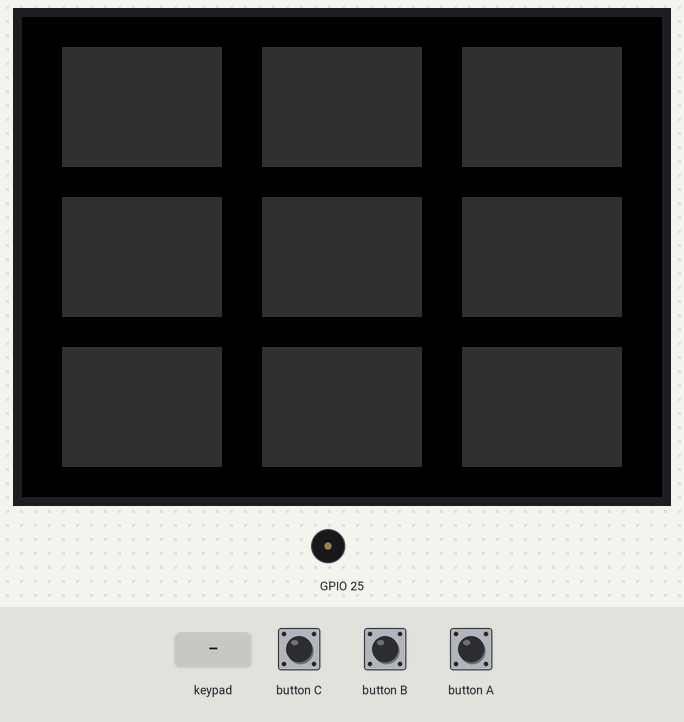
Bench run of a sketch on a simulated ESP32. Parts: 320×240 colour display, buzzer (waves = sounding). The test bench sets the inputs (shaded band). What the sketch prints to the serial monitor is not drawn.

Above: at 1.3 s.
1.4 s: key '0' pressed
At 1.53 s:
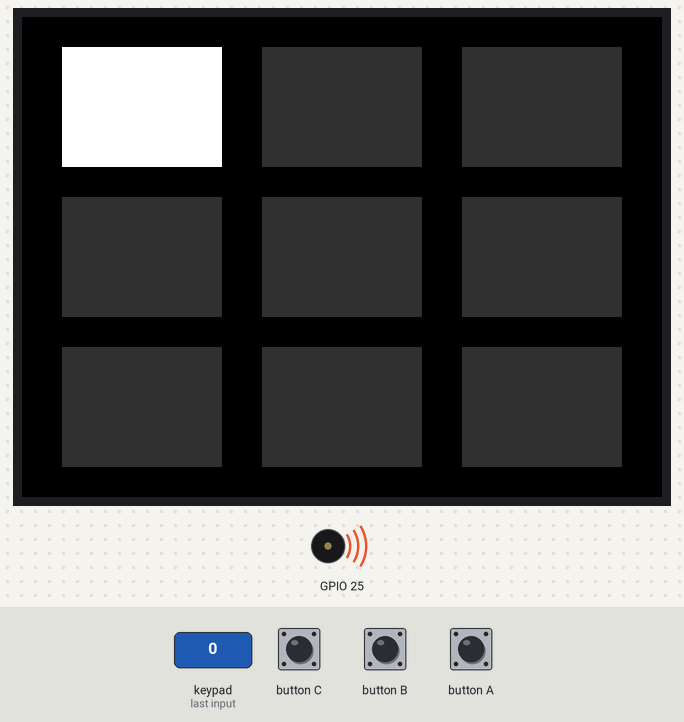
3.1 s: keypad keys 1 2 3 4 pressed 0.4 s apart
At 3.25 s:
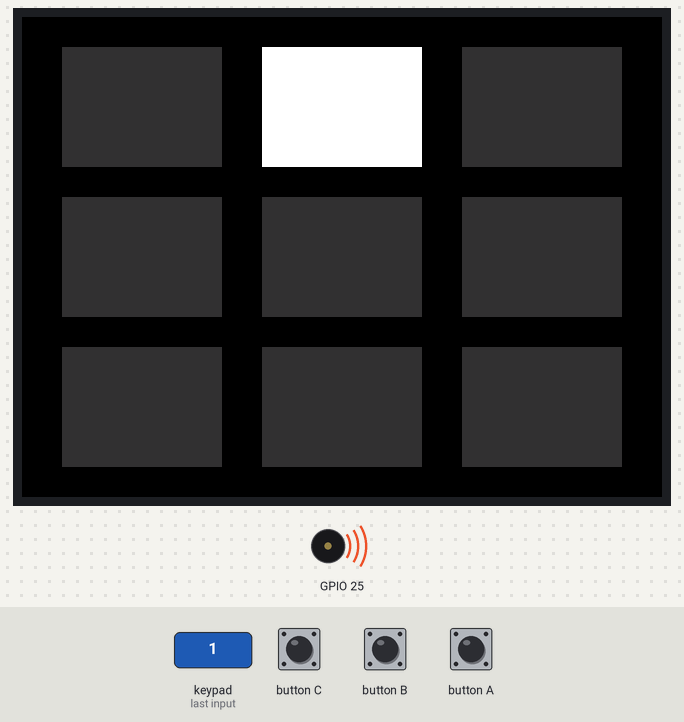
6.2 s: key '5' pressed
At 6.34 s:
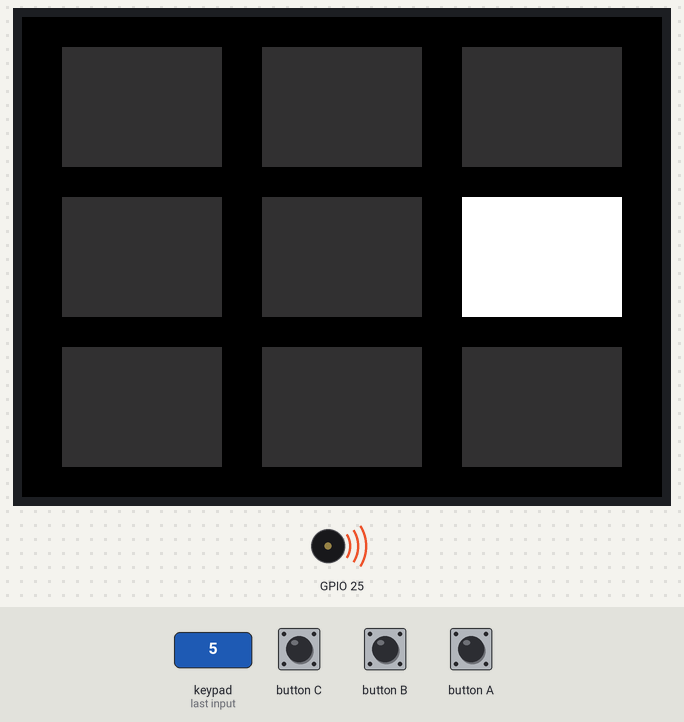
7.9 s: keypad keys 1 3 9 7 pressed 0.4 s apart
At 9.25 s:
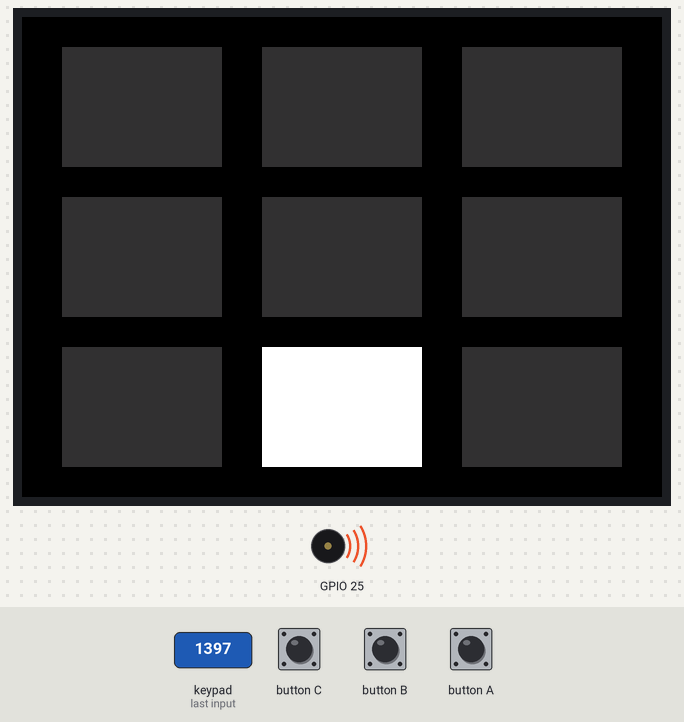
Timing chart, 0 to 10.9 s (numbered marks = the images above; inputs shaded):
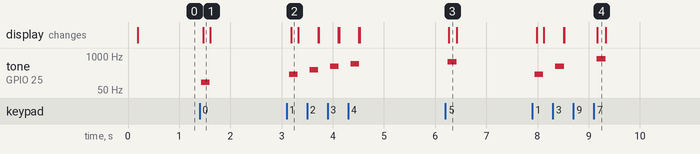

The sketch:

kadai.ino
```cpp
#include <M5Stack.h>
#include "Adafruit_MPR121.h"

Adafruit_MPR121 mpr121 = Adafruit_MPR121();  // タッチセンサライブラリを定義

int i2c_address = 0x5A;  // タッチセンサのI2Cアドレスを指定

// タッチセンサから個々のValueを取得する関数を定義しています。
// 以後、getTouchedValue関数を呼び出すこそができます。
bool getTouchedValue(uint16_t touched_data, int pin) {
  return (touched_data & (1 << pin)) != 0;
}

uint16_t getColor(uint8_t red, uint8_t green, uint8_t blue) {
  return ((red >> 3) << 11) | ((green >> 2) << 5) | (blue >> 3);
}

void setup() {
  M5.begin();

  M5.Lcd.setTextSize(2);
  if (!mpr121.begin(i2c_address)) {
    M5.Lcd.println("MPR121 is not found.");
    while (1)
      ;
  }

  M5.Speaker.setVolume(3);  // スピーカーのボリュームを設定 初期値は8で、範囲は 0 ~ 10
}

void loop() {
  M5.update();  // ボタンかスピーカーを使うときは、この行を追加
  // タッチデータを取得
  uint16_t touched_data = mpr121.touched();

  M5.Lcd.setCursor(0, 30);
  for (int i = 0; i < 3; i++) {
    // touched_dataから、個々のValueを取得
    int y = i * 75 + 15;
    for (int j = 0; j < 3; j++) {
      int x = j * 100 + 20;
      int pin_index = j + i * 3;
      bool touched_value = getTouchedValue(touched_data, pin_index);
      int freq = 100 + pin_index * 100;
      if (touched_value) {
        M5.Speaker.tone(freq, 40);
        M5.Lcd.fillRect(x, y, 80, 60, WHITE);
      } else {
        M5.Lcd.fillRect(x, y, 80, 60, getColor(50, 50, 50));
      }
    }
  }

  for (int i = 0; i < 9; i++) {
    // touched_dataから、個々のValueを取得
    bool touched_value = getTouchedValue(touched_data, i);
    if (i != 0) {
      Serial.print(",");
    }
    Serial.print(touched_value);
  }
  Serial.println();

  // delay(10);
}
```

Measured:
- after the input at 1.4 s, tone on GPIO 25: silent → 100 Hz at once, → silent 0.17 s later; the display: changes after 0.07 s (image 1)
- after the input at 3.1 s, tone on GPIO 25: plays 200 Hz for 0.17 s, 300 Hz for 0.17 s, 400 Hz for 0.17 s, 500 Hz for 0.17 s, starting after 0.05 s; the display: changes after 0.09 s (image 2)
- after the input at 6.2 s, tone on GPIO 25: silent → 600 Hz after 0.05 s, → silent 0.17 s later; the display: changes after 0.07 s (image 3)
- after the input at 7.9 s, tone on GPIO 25: plays 200 Hz for 0.17 s, 400 Hz for 0.17 s, 800 Hz for 0.17 s, starting at once; the display: first changes after 0.08 s (image 4 shows a later state)
